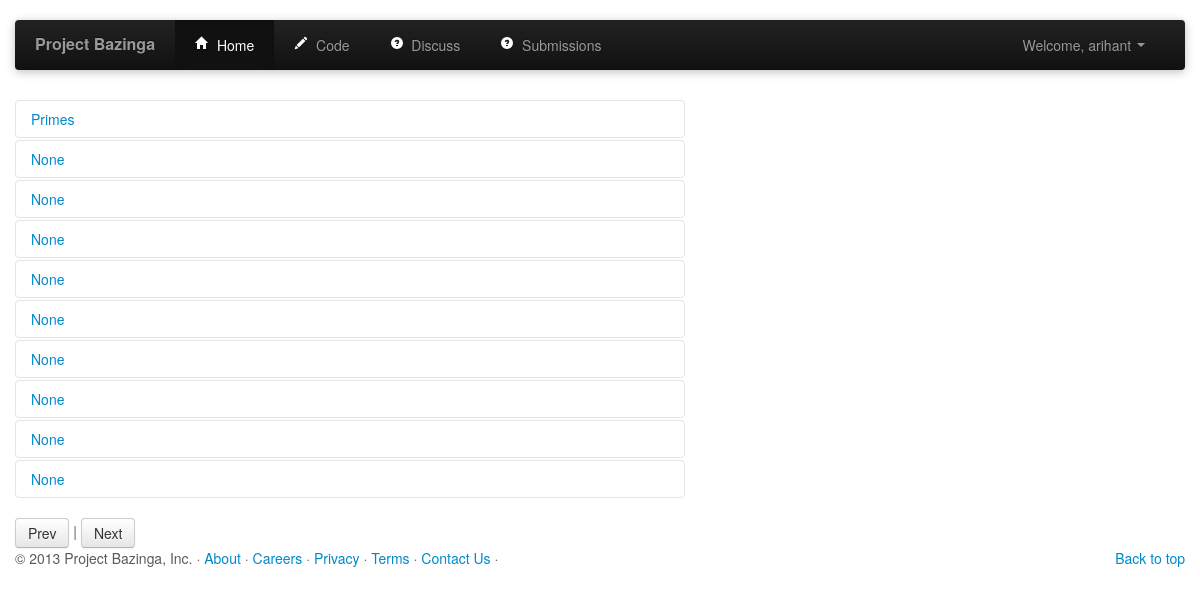
The app's page /code/submissions/0 (signed in) with its own data.
### tables this page shows
CREATE TABLE submissions (
    "points" INTEGER,
    "lang" TEXT,
    "code" TEXT,
    "id" INTEGER,
    "user_id" INTEGER,
    "submission_time" DATETIME
, "question_id" INTEGER   DEFAULT (0));

CREATE TABLE contest_questions (
    "question_id" INTEGER PRIMARY KEY AUTOINCREMENT NOT NULL,
    "contest_id" INTEGER NOT NULL,
    "owner" INTEGER NOT NULL,
    "question_name" TEXT NOT NULL,
    "question_string" TEXT NOT NULL
);

### contest_views.py (the view)
@contest_views.route('/code/submissions/<int:index>')
def submissions(index=0):
	if index<0:
		index=0
	user_id = session['userId']
	db = get_db()
	cur = db.execute('SELECT * FROM submissions LEFT JOIN contest_questions ON submissions.question_id=contest_questions.question_id WHERE user_id = ? ORDER BY id DESC LIMIT ?, ?', [user_id, index, index+10])
	subs = cur.fetchall()
	subss = [[sub, []] for sub in subs]
	for i in range(0, len(subs)):
		cur = db.execute('SELECT * FROM submission_testcase WHERE submission_id=?', [subs[i]['id']])
		tcs = cur.fetchall()
		subss[i][1] = tcs
	return render_template("submissions.html", subs=subss, next=index+11, prev=index-11)

### contest_views.py (called while the page is built)
def get_db():
	top = _app_ctx_stack.top
	if not hasattr(top, 'sqlite_db'):
		sqlite_db = sqlite3.connect('database.db')
		sqlite_db.row_factory = sqlite3.Row
		top.sqlite_db = sqlite_db
	return top.sqlite_db

### templates/submissions.html (shortened to what this page needs)
{% extends "header.html" %}
{% block body %}
<div class="container marketing">
  <div class="row">
  <div class="span7">
  	<div class="accordion" id="submissions">
  	{% for sub in subs %}
  		<div class="accordion-group">
  		<div class="accordion-heading">
  		<a class="accordion-toggle" data-toggle="collapse" data-parent="#submissions" href="#{{ sub[0].id }}" >
  			{{ sub[0].question_name }}
  		</a>
  		</div>
  		</div>
  	{% endfor %}
  	</div>
  </div>
  </div>
  <a class="btn" href="{{ url_for('contest_views.submissions', index=prev) }}">Prev</a> | <a class="btn" href="{{ url_for('contest_views.submissions', index=next) }}">Next</a>
{% endblock %}

### templates/header.html (shortened to what this page needs)
<!DOCTYPE html>
<html lang="en">
  <head>
    <link href="{{ url_for('static', filename='css/bootstrap.css') }}" rel="stylesheet">
    <link href="{{ url_for('static', filename='css/style.css') }}" rel="stylesheet">
    <link href="{{ url_for('static', filename='css/editor.css') }}" rel="stylesheet">
  </head>
  <body>
    <div class="navbar-wrapper">
      <div class="container">
        <div class="navbar navbar-inverse">
          <div class="navbar-inner">
            <a class="brand" href="/">Project Bazinga</a>
            <div class="nav-collapse collapse">
              <ul class="nav">
                <li class="active"> <a href="/home"><i class="icon-home icon-white"></i>&nbsp; Home</a></li>
                <li><a href="/code"><i class="icon-pencil icon-white"></i>&nbsp; Code</a></li>
                <li><a href="/discuss"><i class="icon-question-sign icon-white"></i>&nbsp; Discuss</a></li>
                <li><a href="{{ url_for("contest_views.submissions", index=0) }}"><i class="icon-question-sign icon-white"></i>&nbsp; Submissions</a></li>
              </ul>
              <ul class="nav pull-right">
                {% if not session.logged_in  %}
                <li class="dropdown">
                  <a class="dropdown-toggle" href="" data-toggle="dropdown"><span {% if error %} class="text-error " {% endif %} > Sign In <strong class="caret"></strong> </span ></a>
                  <div class="dropdown-menu" style="padding: 15px; padding-bottom: 0px;">
                    <form method="post" action="/login" accept-charset="UTF-8">
                      {% if error %}
                        <div class="alert alert-error">
                          <a class="close" data-dismiss="alert" href="#">×</a>Invalid Username or Password!
                        </div>
                      {% endif %}
                      <input style="margin-bottom: 15px;" type="text" placeholder="Username" id="username" name="username">
                      <input style="margin-bottom: 15px;" type="password" placeholder="Password" id="password" name="password">
                      <input style="float: left; margin-right: 10px;" type="checkbox" name="remember-me" id="remember-me" value="1">
                      <label class="string optional" for="user_remember_me"> Remember me</label>
                      <input class="btn btn-primary btn-block" type="submit" id="sign-in" value="Sign In">
                      <li class="divider"></li>
                      <div >
                        <a href = "/register" >Register </a> | <a href = "/forgot">Forgot Password </a>
                      </div>
                    </form>
                  </div>
                </li>
                {% else %}
                <li class="dropdown">
                  <a href="#" class="dropdown-toggle " data-toggle="dropdown"> Welcome, {{ session.username }} <b class="caret"></b></a>
                  </ul>
                {% endif %}
            </div>
          </div>
        </div>
      </div>
    </div>
      {% block body %}
      {% endblock %}
     <div id="footer">
     <div class="container ">
      <footer>
        <p class="pull-right"><a href="#">Back to top</a></p>
        <p>&copy; 2013 Project Bazinga, Inc. &middot; <a href="#">About</a> &middot; <a href="#">Careers</a> &middot; <a href="#">Privacy</a> &middot; <a href="#">Terms</a> &middot; <a href="contact">Contact Us</a> &middot;</p>
      </footer>
    </div>
  </body>
</html>

### static/css/style.css (style rules this page uses)
body { padding-bottom: 40px; color: #5a5a5a; }
.navbar-wrapper { position: absolute; top: 0; left: 0; right: 0; z-index: 10; margin-top: 20px; margin-bottom: -90px; }
.navbar .navbar-inner { border: 0; -webkit-box-shadow: 0 2px 10px rgba(0,0,0,.25); -moz-box-shadow: 0 2px 10px rgba(0,0,0,.25); box-shadow: 0 2px 10px rgba(0,0,0,.25); }
.navbar .brand { padding: 14px 20px 16px; font-size: 16px; font-weight: bold; text-shadow: 0 -1px 0 rgba(0,0,0,.5); }
.navbar .nav > li > a { padding: 15px 20px; }

### records on screen
submissions: question_name "Primes"
submissions: sub "None"
submissions: sub "None"
submissions: sub "None"
submissions: sub "None"
submissions: sub "None"
submissions: sub "None"
submissions: sub "None"
submissions: sub "None"
submissions: sub "None"

### other values on screen
{{ session.username }} "arihant"
